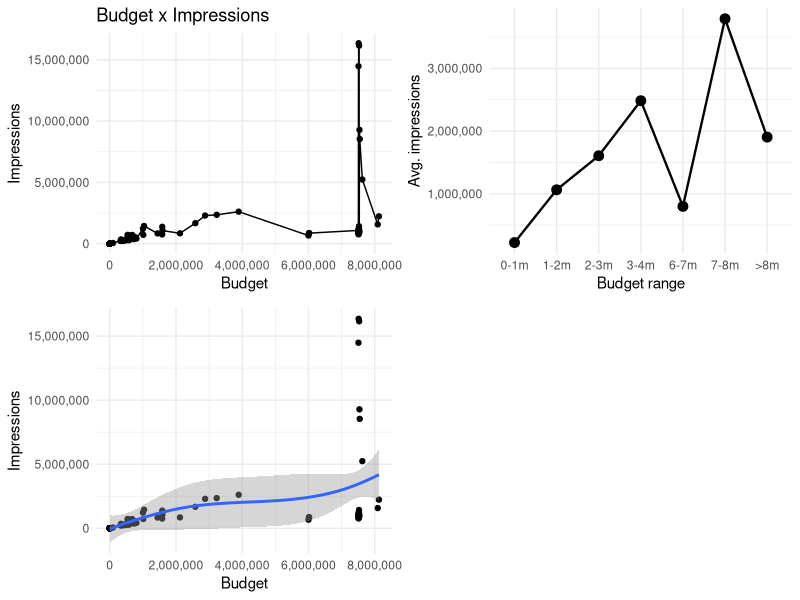

Reproduce this figure in R.
#Prerequisites-------------------------------------------------
library(tidyverse)
library(gtable)
library(grid)
library(gridExtra)
library(scales)

#Import data----------------------------------------------------
df <- read_csv("rocket1h_rawdata_thang04.csv")

colnames(df)[5] <- "Sessions"

#Plot----------------------------------------------------------
plot_style <- list(
  geom_point(),
  geom_line(),
  scale_x_continuous(labels = comma),
  scale_y_continuous(labels = comma),
  theme_minimal()
)

#Budget x Impressions
p1 <- ggplot(df, mapping = aes(Budget, Impressions)) +
  plot_style +
  ggtitle("Budget x Impressions")

#Adding trend line
p2 <- ggplot(df, mapping = aes(Budget, Impressions)) +
  geom_point() +
  geom_smooth(model = lm) +
  scale_x_continuous(labels = comma) +
  scale_y_continuous(labels = comma) +
  theme_minimal()


#Binning
label_list <- c("0-1m", "1-2m",
                "2-3m", "3-4m",
                "4-5m", "5-6m", "6-7m",
                "7-8m", ">8m")

df$bins <- cut(df$Budget,
               breaks = c(seq(0, 9000000, by = 1000000)),
               labels = label_list,
               include.lowest = TRUE)

df_binned <- df %>% 
  group_by(bins) %>% 
  summarize(mean_impressions = mean(Impressions),
            mean_clicks = mean(Clicks),
            mean_sessions = mean(Sessions),
            mean_conversions = mean(Conversions))

p3 <- ggplot(df_binned, mapping = aes(x = bins, y = mean_impressions)) +
  geom_point(size = 3) +
  geom_path(group = 1, size = 0.8) +
  theme_minimal() +
  xlab("Budget range") +
  ylab("Avg. impressions") +
  scale_y_continuous(labels = comma)

#Displaying
grid.arrange(p1, p3, p2, nrow = 2)
